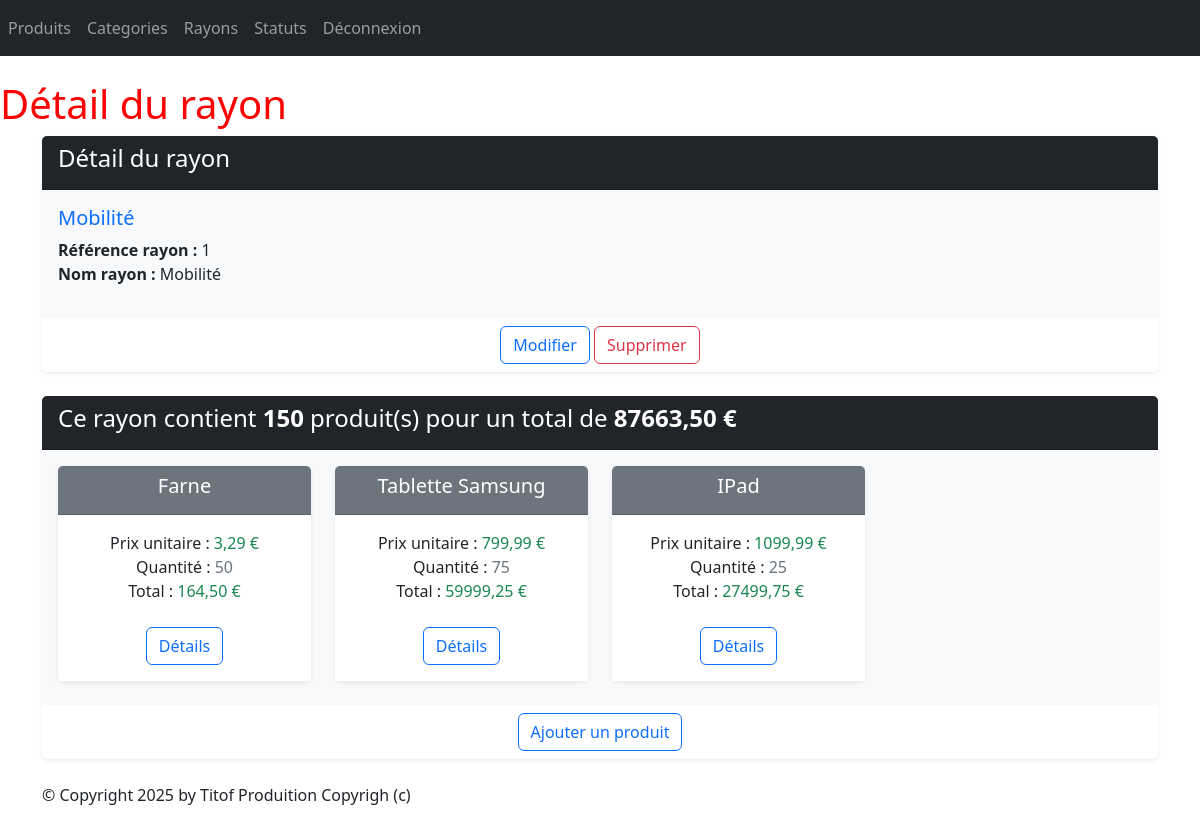
Page /monApp/rayon/1/ (signed in) on the committed database.
### monApp/models.py (models this page shows, shortened)
class Rayon(models.Model):
    idRayon = models.AutoField(primary_key=True)
    nomRayon = models.CharField(max_length=100)

class Produit(models.Model):
    refProd = models.AutoField(primary_key=True)
    intituleProd = models.CharField(max_length=200)
    prixUnitaireProd = models.DecimalField(max_digits=10, decimal_places=2)
    dateFabProd = models.DateField(default=date.today)
    categorie = models.ForeignKey(Categorie, on_delete=models.CASCADE, related_name="produits_categorie", null=True, blank=True)
    status = models.ForeignKey(Statut, on_delete=models.CASCADE, related_name="produits_status",null=True, blank=True)

### monApp/views.py (the view)
# urls.py: path("rayon/<int:pk>/", views.RayonDetailView.as_view(), name="dtl_rayon"),
class RayonDetailView(DetailView):
    model = Rayon
    template_name = "monApp/Read/detail/rayon.html"
    context_object_name = "rayon"
    def get_context_data(self, **kwargs):
        context = super(RayonDetailView, self).get_context_data(**kwargs)
        context['titremenu'] = "Détail du rayon"
        prdts_dt = []
        total_rayon = 0
        total_nb_produit = 0
        for contenir in self.object.contenir_rayon.all():
            total_produit = contenir.produit.prixUnitaireProd * contenir.Qte
            prdts_dt.append({ 'produit': contenir.produit,
                                'qte': contenir.Qte,
                                'prix_unitaire': contenir.produit.prixUnitaireProd,
                                'total_produit': total_produit})
            total_rayon += total_produit
            total_nb_produit += contenir.Qte
        context['prdts_dt'] = prdts_dt
        context['total_rayon'] = total_rayon
        context['total_nb_produit'] = total_nb_produit
        return context

### monApp/templates/monApp/Read/detail/rayon.html
{% extends 'monApp/base.html' %}
{% block menu %}
    <h1>{{ titremenu }}</h1>
{% endblock %}
{% block contenu %}
    <div class="card mb-4 shadow-sm border-0">
        <div class="card-header bg-dark text-white">
            <h4>Détail du rayon</h4>
        </div>
        <div class="card-body bg-light">
            <h5 class="card-title text-primary">{{ rayon.nomRayon }}</h5>
            <ul class="list-unstyled">
                <li><strong>Référence rayon :</strong> {{ rayon.idRayon }}</li>
                <li><strong>Nom rayon :</strong> {{ rayon.nomRayon }}</li>
            </ul>
        </div>
        <div class="card-footer text-center bg-white border-0">
            <button type="button" class="btn btn-outline-primary" onclick="window.location.href='{% url 'rayon_chng' rayon.idRayon %}'">Modifier</button>
            <button onclick="window.location.href='{% url 'dlt_rayon' rayon.idRayon %}';" class="btn btn-outline-danger">Supprimer</button>
        </div>
    </div>
    <div class="card mb-4 mt-2 shadow-sm border-0">
        <div class="card-header bg-dark text-white">
            <h4>
                Ce rayon contient <strong>{{ total_nb_produit }}</strong> produit(s) pour un total de
                <strong>{{ total_rayon|floatformat:2 }} €</strong>
            </h4>
        </div>
        <div class="card-body bg-light">
            <div class="row">
                {% if prdts_dt %}
                    {% for data in prdts_dt %}
                        <div class="col-sm-3">
                            <div class="card mb-2 text-center border-0 shadow-sm">
                                <div class="card-header bg-secondary text-white">
                                    <h5 class="card-title">{{ data.produit.intituleProd }}</h5>
                                </div>
                                <div class="card-body bg-white">
                                    <ul class="list-unstyled">
                                        <li>Prix unitaire : <span class="text-success">{{ data.prix_unitaire }} €</span></li>
                                        <li>Quantité : <span class="text-secondary">{{ data.qte }}</span></li>
                                        <li>Total : <span class="text-success">{{ data.total_produit }} €</span></li>
                                    </ul>
                                    <a href="{% url 'dtl_prdt' data.produit.refProd %}" class="btn btn-outline-primary mt-2">Détails</a>
                                </div>
                            </div>
                        </div>
                    {% endfor %}
                {% else %}
                    <p class="text-muted">Aucun produit trouvé pour cette catégorie.</p>
                {% endif %}
            </div>
        </div>
        <div class="card-footer text-center bg-white border-0">
            <button type="button" class="btn btn-outline-primary" onclick="window.location.href='{% url 'crt_contenir' rayon.idRayon %}'">Ajouter un produit</button>
        </div>
    </div>
{% endblock %}

### static/styles.css (style rules this page uses)
h1 { color: red; }

### rows in the picture
Rayon: nomRayon "Mobilité", idRayon "1"
Produit: produit.intituleProd "Farne", prix_unitaire "3,29", qte "50", total_produit "164,50"
Produit: produit.intituleProd "Tablette Samsung", prix_unitaire "799,99", qte "75", total_produit "59999,25"
Produit: produit.intituleProd "IPad", prix_unitaire "1099,99", qte "25", total_produit "27499,75"

### other values in the picture
{{ titremenu }} "Détail du rayon"
{{ total_nb_produit }} "150"
{{ total_rayon|floatformat:2 }} "87663,50"
